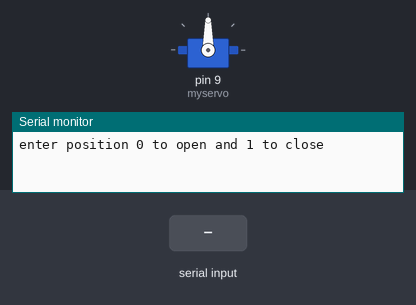
Recording of a sketch running on a simulated Arduino Uno, built with avr-gcc and run on an emulated ATmega328P. Parts: servo, the last lines printed to the serial monitor. The inputs (shaded band) are chosen by the test bench.

Above: at 1.2 s.
1.3 s: "0\n" received over Serial
At 3.7 s:
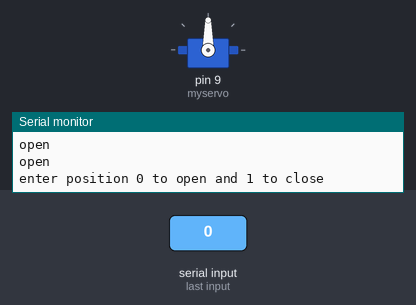
4.1 s: "1\n" received over Serial
At 4.9 s:
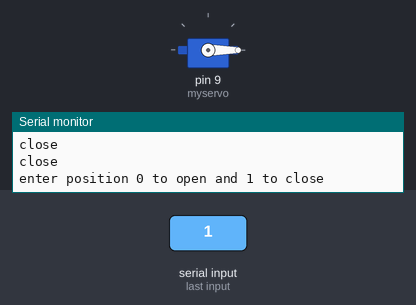
Timing chart, 0 to 7.1 s (numbered marks = the images above; inputs shaded):
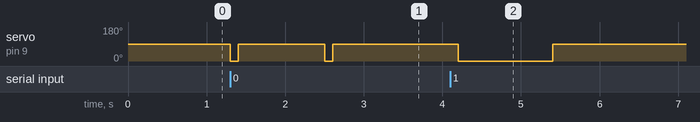

Measured:
- after the input at 1.3 s, servo on pin 9 (myservo): alternates 90° for 1.1 s and 0° for 0.10 s, starting at once
- after the input at 4.1 s, servo on pin 9 (myservo): 90° → 0° after 0.10 s, → 90° 1.2 s later

The sketch:

servo_control.ino
```cpp
#include <Servo.h>
int pos;
int Position;
Servo myservo;  // create servo object to control a servo

void setup() {
  myservo.attach(9);  // attaches the servo on pin 9 to the servo object
  Serial.begin(9600);
  }

void loop() {
  Serial.println("enter position 0 to open and 1 to close");
  while(Serial.available()==0) {}
  Position = Serial.parseInt();

   if(Position==0) {
    for (pos = 0; pos <= 90; pos += 90) { // goes from 0 degrees to 180 degrees
    // in steps of 1 degree
    myservo.write(pos);              // tell servo to go to position in variable 'pos'
    delay(100);
    Serial.println("open");// waits 15ms for the servo to reach the position
   }
  }
  else if(Position==1) {
  for (pos = 90; pos >= 0; pos -= 90) { // goes from 180 degrees to 0 degrees
    myservo.write(pos);              // tell servo to go to position in variable 'pos'
    delay(100);
    Serial.println("close");// waits 15ms for the servo to reach the position
  }
}
}
```
